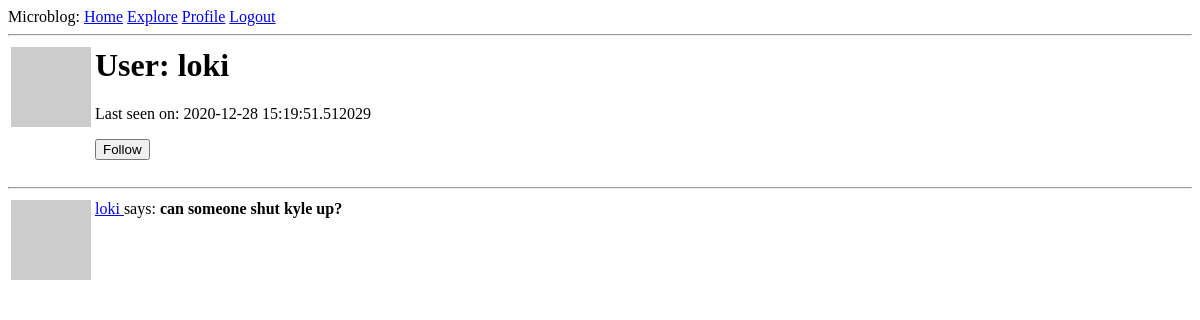
The page /user/loki (signed in) on the database as committed earlier.
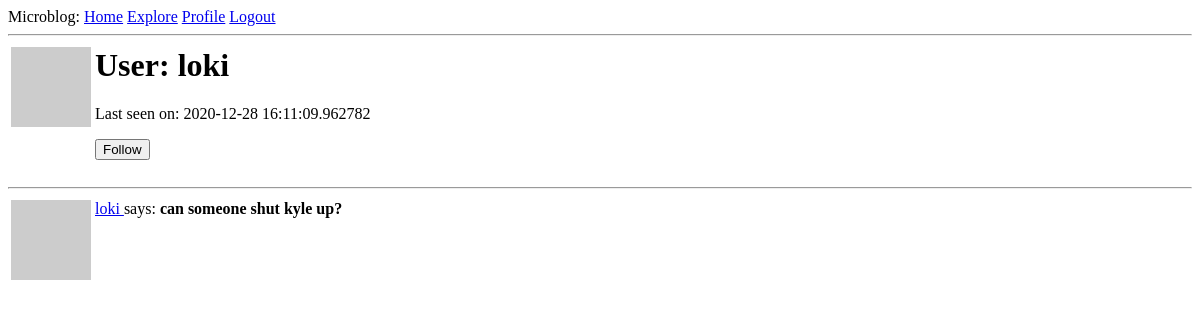
The same page on the database as committed later.
### app/models.py (models this page shows, shortened)
class User(UserMixin, db.Model):
  id = db.Column(db.Integer, primary_key=True)
  username = db.Column(db.String(64), index=True, unique=True)
  email = db.Column(db.String(120), index=True, unique=True)
  password_hash = db.Column(db.String(128))
  posts = db.relationship('Post', backref='author', lazy='dynamic')
  about_me = db.Column(db.String(140))
  last_seen = db.Column(db.DateTime, default=datetime.utcnow)
  followed = db.relationship(
    'User', secondary=followers,
    primaryjoin=(followers.c.follower_id == id),
    secondaryjoin=(followers.c.followed_id == id),
    backref=db.backref('followers', lazy='dynamic'), lazy='dynamic'
  )
  def avatar(self, size):
    digest = md5(self.email.lower().encode('utf-8')).hexdigest()
    return 'https://www.gravatar.com/avatar/{}?d=identicon&s={}'.format(
      digest, size
    )
  def is_following(self, user):
    return self.followed.filter(
      followers.c.followed_id == user.id).count() > 0

### app/routes.py (the view)
@app.route('/user/<username>')
@login_required
def user(username):
  user = User.query.filter_by(username=username).first_or_404()
  page = request.args.get('page', 1, type=int)
  posts = user.posts.order_by(Post.timestamp.desc()).paginate(
    page, app.config['POSTS_PER_PAGE'], False
  )
  next_url = url_for('user', username=user.username, page=posts.next_num) \
    if posts.has_next else None
  prev_url = url_for('user', username= user.username, page=posts.prev_num) \
    if posts.has_prev else None
  form = EmptyForm()
  return render_template('user.html', user=user, posts=posts.items,
    next_url=next_url, prev_url=prev_url, form=form)

### app/forms.py
class EmptyForm(FlaskForm):
  submit = SubmitField('Submit')

### app/models.py (called while the page is built)
@login.user_loader
def load_user(id):
  return User.query.get(int(id))

### app/routes.py (called while the page is built)
@app.before_request
def before_request():
  if current_user.is_authenticated:
    current_user.last_seen = datetime.utcnow()
    db.session.commit()

### app/templates/user.html (shortened to what this page needs)
{% extends "base.html" %}
{% block content %}
  <table>
    <tr valign="top">
      <td><img src="{{user.avatar(128)}}"></td>
      <td>
        <h1>User: {{user.username}}</h1>
        {% if user.last_seen %}<p>Last seen on: {{user.last_seen}}</p>{% endif %}
        {% if user == current_user %}
        <p><a href="{{url_for('edit_profile')}}">Edit your profile</a></p>
        {% elif not current_user.is_following(user) %}
        <p>
          <form action="{{url_for('follow', username=user.username)}}" method="post">
            {{form.submit(value='Follow')}}
          </form>
        </p>
        {% endif %}
      </td>
    </tr>
  </table>
  <hr>
  {% for post in posts %}
    {% include '_post.html' %}
  {% endfor %}
{% endblock %}

Rows that differ between the two databases and show on the page:
changed User "loki": last_seen "2020-12-28 15:19:51.512029" → "2020-12-28 16:11:09.962782"
